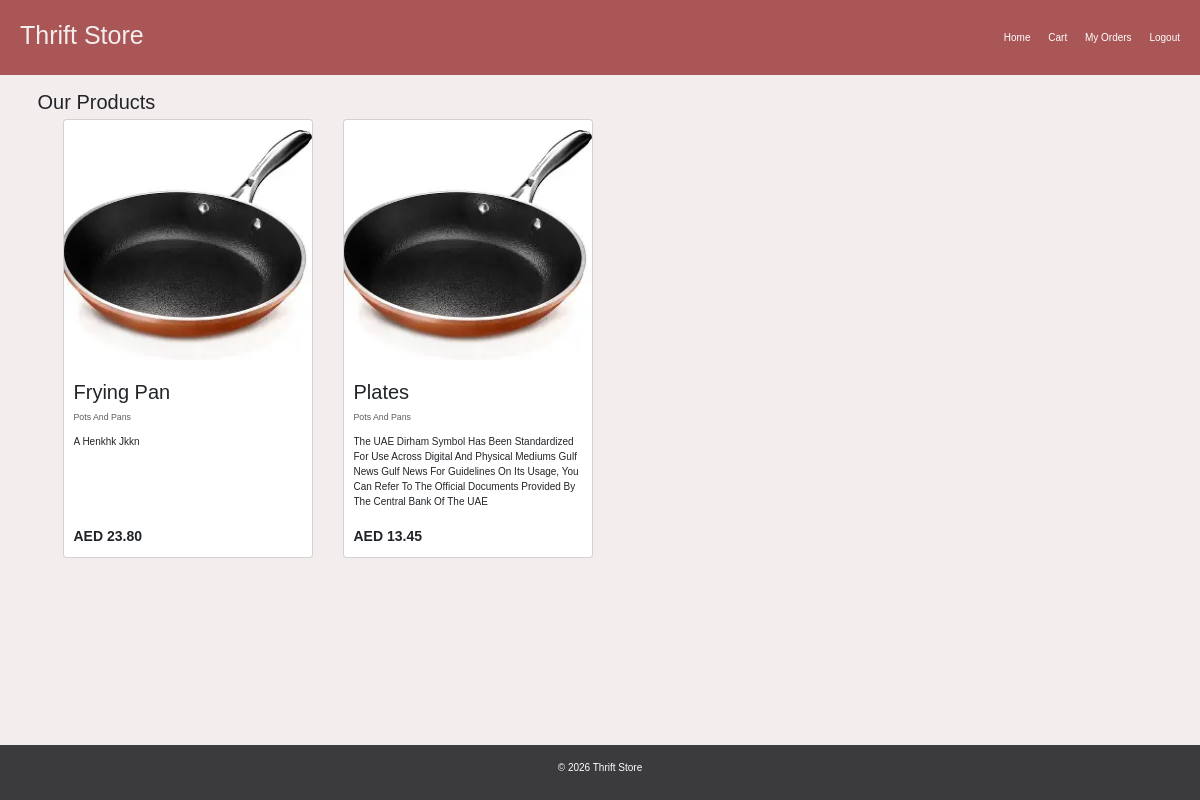
The page /display_products/Pots and Pans/ (signed in) on the database as committed earlier.
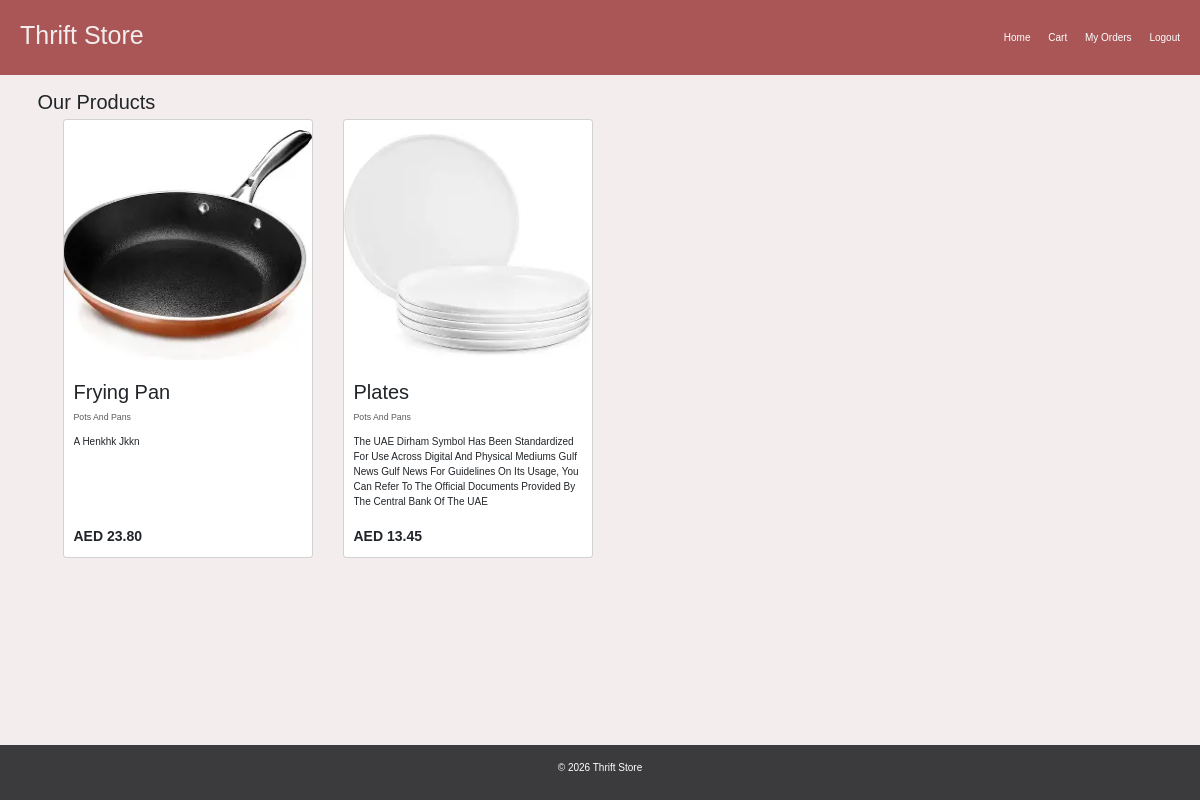
The same page on the database as committed later.
### ThriftStoreApp/models.py (models this page shows, shortened)
class ProductDb(models.Model):
    product_name = models.CharField(max_length=100)
    product_description = models.TextField()
    product_category = models.ForeignKey(
        CategoryDb,
        on_delete=models.CASCADE
    )
    product_price = models.DecimalField(max_digits=10, decimal_places=2)
    product_image = models.ImageField(
        upload_to='products/',
        null=True,
        blank=True
    )
    product_seller = models.ForeignKey(
        settings.AUTH_USER_MODEL,
        on_delete=models.SET_NULL,
        null=True,
        blank=True,
        related_name='products'
    )
    created_at = models.DateTimeField(auto_now_add=True)
    updated_at = models.DateTimeField(auto_now=True)

class CategoryDb(models.Model):
    category_name = models.CharField(max_length=100)
    category_image = models.ImageField(
        upload_to='category_images/',
        null=True,
        blank=True
    )
    def __str__(self):
        return self.category_name

### ThriftStoreApp/views.py (the view)
# urls.py: path('display_products/<str:category_name>/',views.display_products,name= 'display_products'),
@login_required
def display_products(request,category_name):
    product_list = ProductDb.objects.filter(product_category__category_name=category_name)
    return render(request,'buyer/display_products.html',{'product_list':product_list})

### ThriftStoreApp/templates/buyer/display_products.html (shortened to what this page needs)
{% extends 'base.html' %}
{% load static %}
{% block content %}
<h2>Our Products</h2>
    <div class="products-grid">
        {% for product in product_list %}
 <a href="{% url 'view_product' product.id %}" style="text-decoration: none;">
<div class="card product-card">
                    <img src="{{ product.product_image.url }}" class="card-img-top" alt="">
                    <div class="card-body d-flex flex-column">
                        <h2 class="card-title">{{ product.product_name }}</h2>
                        <p class="card-text"><small class="text-body-secondary">{{ product.product_category }}</small></p>
                        <div class="desc-wrapper">
                            <p class="card-text description">
                            <span class="text-content">
                                {{ product.product_description }}
                            </span>
                        </p>
                        </div>
                        <p class="product-price card-text fw-bold"> AED {{ product.product_price }}</p>
                    </div>
                </div>
                </a>
                {% empty %}
            <p>No products added yet</p>
        {% endfor %}
    </div>
{% endblock %}

Rows that differ between the two databases and show on the page:
changed ProductDb "Plates": product_image: a different picture
